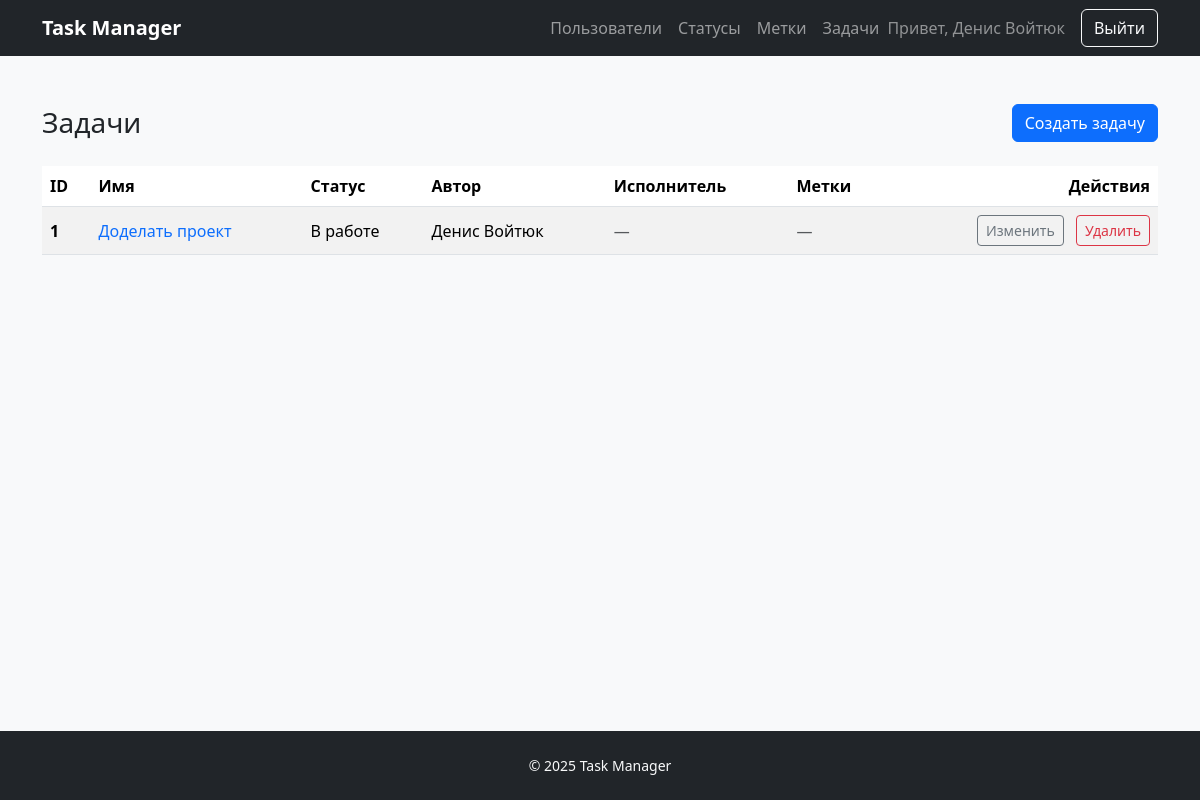
Page /tasks/ (signed in) on the earlier database version.
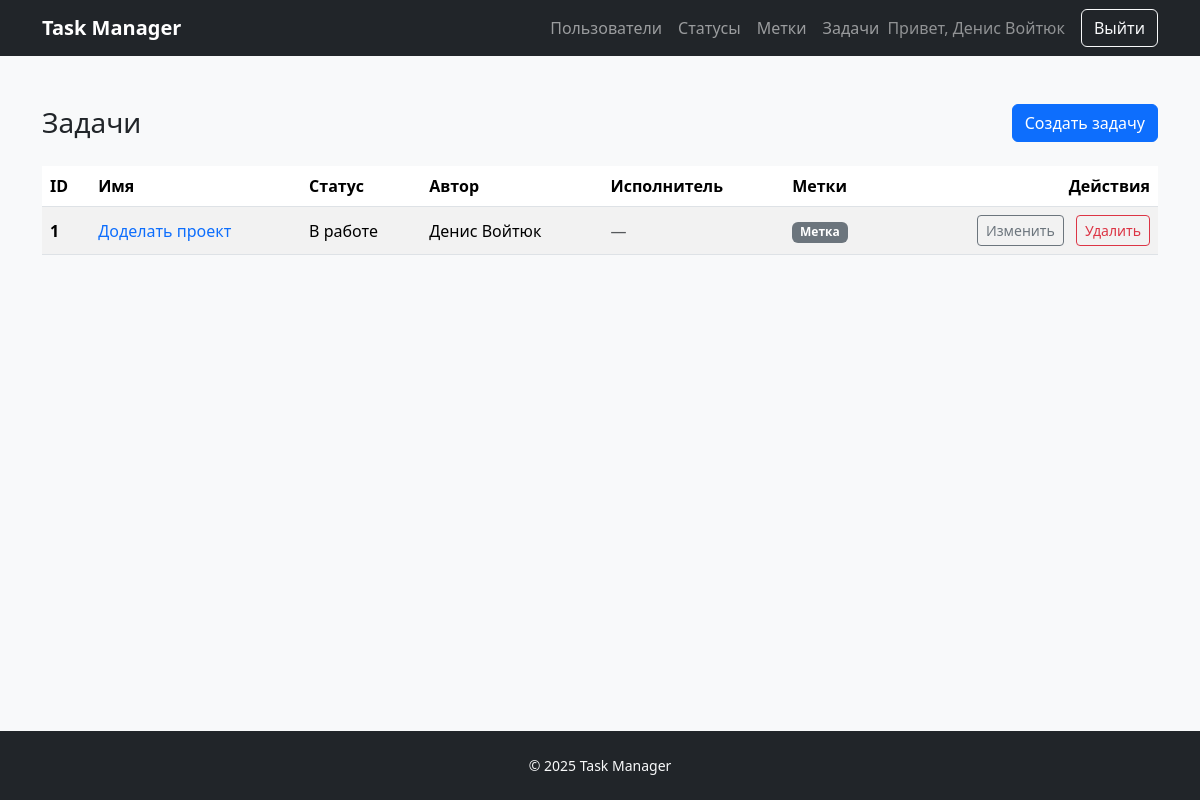
Same page on the later database version.
### task_manager/tasks/models.py (models this page shows, shortened)
class Task(models.Model):
    name = models.CharField(_("Name"), max_length=150)
    description = models.TextField(_("Description"), blank=True)
    status = models.ForeignKey(
        Status,
        on_delete=models.PROTECT,
        related_name="tasks",
        verbose_name=_("Status"),
    )
    author = models.ForeignKey(
        User,
        on_delete=models.PROTECT,
        related_name="authored_tasks",
        verbose_name=_("Author"),
    )
    executor = models.ForeignKey(
        User,
        on_delete=models.PROTECT,
        related_name="assigned_tasks",
        verbose_name=_("Executor"),
        null=True,
        blank=True,
    )
    labels = models.ManyToManyField(
        Label,
        related_name="tasks",
        verbose_name=_("Labels"),
        blank=True,
    )
    created_at = models.DateTimeField(_("Created at"), auto_now_add=True)
    class Meta:
        ordering = ("pk",)
        verbose_name = _("Task")
        verbose_name_plural = _("Tasks")

### task_manager/statuses/models.py (models this page shows, shortened)
class Status(models.Model):
    name = models.CharField(_("Name"), max_length=150, unique=True)
    created_at = models.DateTimeField(_("Created at"), auto_now_add=True)
    class Meta:
        ordering = ("pk",)
        verbose_name = _("Status")
        verbose_name_plural = _("Statuses")

### task_manager/labels/models.py (models this page shows, shortened)
class Label(models.Model):
    name = models.CharField(_("Name"), max_length=150, unique=True)
    created_at = models.DateTimeField(_("Created at"), auto_now_add=True)
    class Meta:
        ordering = ("pk",)
        verbose_name = _("Label")
        verbose_name_plural = _("Labels")

### task_manager/tasks/views.py (the view)
# urls.py: path("", TaskListView.as_view(), name="list"),
class TaskListView(LoginRequiredMixin, ListView):
    model = Task
    template_name = "tasks/index.html"
    context_object_name = "tasks"
    def get_queryset(self):
        return (
            Task.objects.select_related("status", "author", "executor")
            .prefetch_related("labels")
            .order_by("pk")
        )

### templates/tasks/index.html (shortened to what this page needs)
{% extends "base.html" %}
{% block content %}
  <div class="d-flex justify-content-between align-items-center mb-4">
    <h1 class="h3 mb-0">Задачи</h1>
    <a class="btn btn-primary" href="{% url 'tasks:create' %}">Создать задачу</a>
  </div>
  <div class="table-responsive">
    <table class="table table-striped align-middle">
      <thead>
        <tr>
          <th scope="col">ID</th>
          <th scope="col">Имя</th>
          <th scope="col">Статус</th>
          <th scope="col">Автор</th>
          <th scope="col">Исполнитель</th>
          <th scope="col">Метки</th>
          <th scope="col" class="text-end">Действия</th>
        </tr>
      </thead>
      <tbody>
        {% for task in tasks %}
          <tr>
            <th scope="row">{{ task.pk }}</th>
            <td>
              <a href="{% url 'tasks:detail' task.pk %}" class="link-primary text-decoration-none">
                {{ task.name }}
              </a>
            </td>
            <td>{{ task.status.name }}</td>
            <td>{{ task.author.get_full_name|default:task.author.username }}</td>
            <td>
              {% if task.executor %}
                {{ task.executor.get_full_name|default:task.executor.username }}
              {% else %}
                <span class="text-muted">—</span>
              {% endif %}
            </td>
            <td>
              {% with labels=task.labels.all %}
                {% if labels %}
                  {% for label in labels %}
                    <span class="badge text-bg-secondary me-1">{{ label.name }}</span>
                  {% endfor %}
                {% else %}
                  <span class="text-muted">—</span>
                {% endif %}
              {% endwith %}
            </td>
            <td class="text-end">
              <a class="btn btn-sm btn-outline-secondary" href="{% url 'tasks:update' task.pk %}">Изменить</a>
              {% if request.user.pk == task.author_id %}
                <a class="btn btn-sm btn-outline-danger ms-2" href="{% url 'tasks:delete' task.pk %}">Удалить</a>
              {% endif %}
            </td>
          </tr>
        {% empty %}
          <tr>
            <td colspan="7" class="text-center py-4">Задачи отсутствуют.</td>
          </tr>
        {% endfor %}
      </tbody>
    </table>
  </div>
{% endblock %}

### templates/base.html (shortened to what this page needs)
{% load django_bootstrap5 %}
<!doctype html>
<html lang="en">
  <head>
    {% bootstrap_css %}
  </head>
  <body class="bg-light d-flex flex-column min-vh-100">
    <header>
      <nav class="navbar navbar-expand-lg navbar-dark bg-dark">
        <div class="container">
          <a class="navbar-brand fw-bold" href="{% url 'index' %}">Task Manager</a>
          <div class="collapse navbar-collapse" id="navbarNav">
            <ul class="navbar-nav ms-auto align-items-lg-center gap-2 gap-lg-0">
              <li class="nav-item">
                <a class="nav-link" href="{% url 'users:list' %}">Пользователи</a>
              </li>
              {% if user.is_authenticated %}
                <li class="nav-item">
                  <a class="nav-link" href="{% url 'statuses:list' %}">Статусы</a>
                </li>
                <li class="nav-item">
                  <a class="nav-link" href="{% url 'labels:list' %}">Метки</a>
                </li>
                <li class="nav-item">
                  <a class="nav-link" href="{% url 'tasks:list' %}">Задачи</a>
                </li>
                <li class="nav-item">
                  <span class="navbar-text text-white-50 me-lg-3">Привет, {{ user.get_full_name|default:user.username }}</span>
                </li>
                <li class="nav-item">
                  <form method="post" action="{% url 'logout' %}">
                    <button class="btn btn-outline-light" type="submit">Выйти</button>
                  </form>
                </li>
              {% endif %}
            </ul>
          </div>
        </div>
      </nav>
    </header>
    <main class="py-5">
      <div class="container">
        {% block content %}{% endblock %}
      </div>
    </main>
    <footer class="bg-dark text-light text-center py-4 mt-auto">
      <div class="container">
        <p class="mb-0 small">&copy; {% now "Y" %} Task Manager</p>
      </div>
    </footer>
  </body>
</html>

Differences in the rows shown:
shown differently, row unchanged: Task "Доделать проект": no longer shows "—"
added Label: name "Метка"
